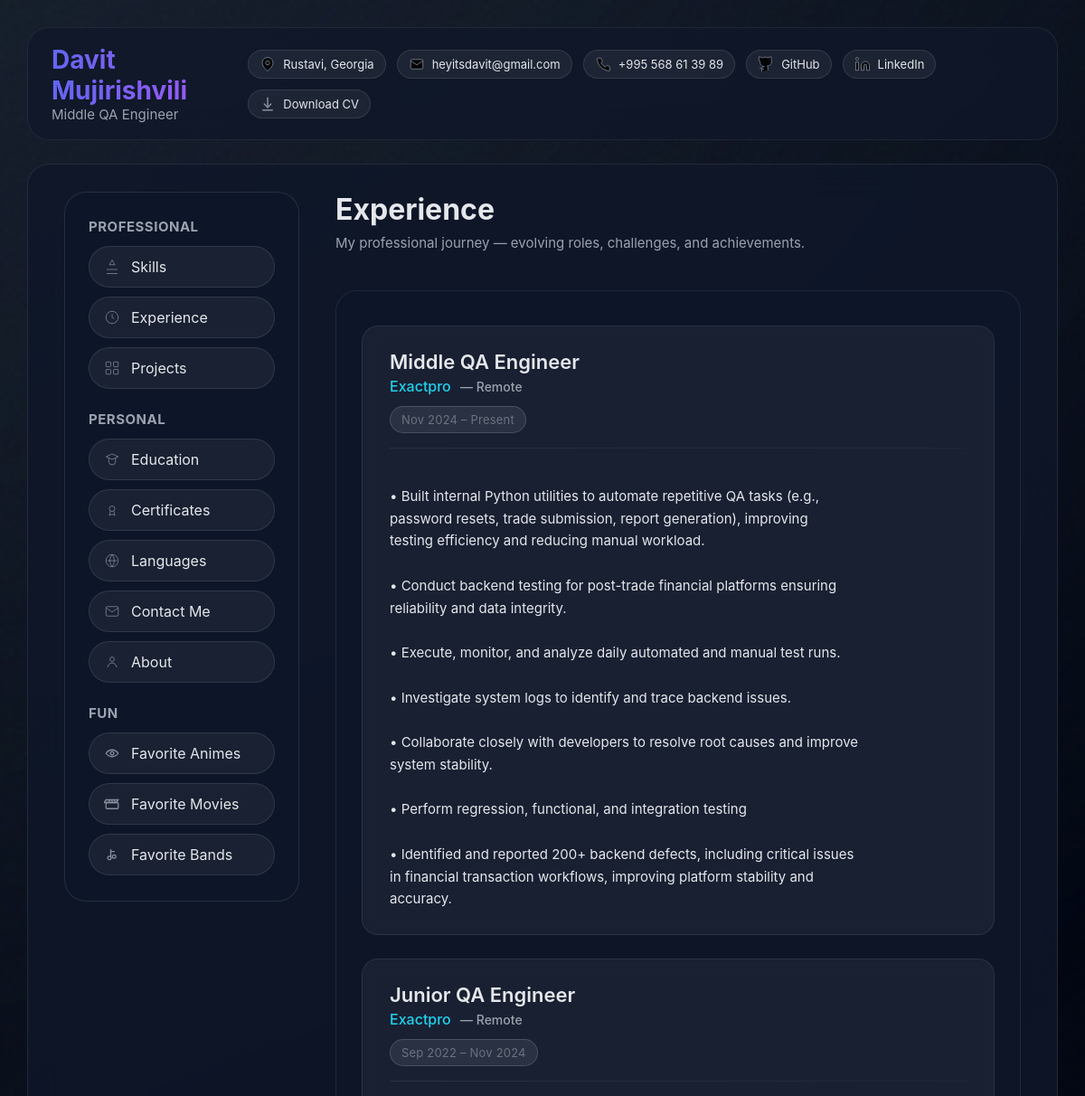
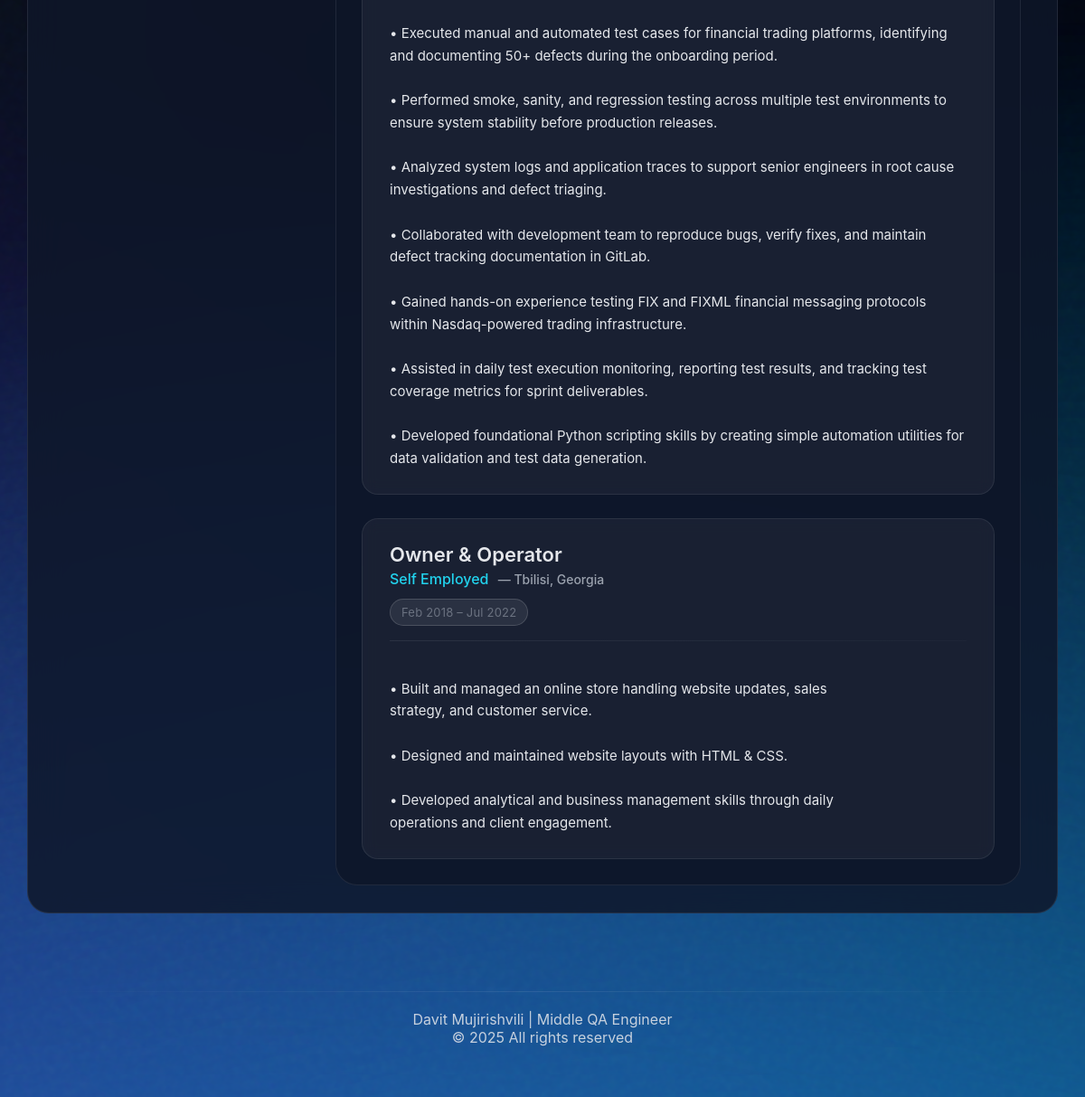
The app's page /experience/ with its own data (2 pictures, top to bottom).
### resume/models.py (models this page shows, shortened)
class Profile(models.Model):
    full_name = models.CharField(max_length=120)
    title = models.CharField(max_length=120)
    location = models.CharField(max_length=120, blank=True)
    email = models.EmailField(blank=True)
    github = models.URLField(blank=True)
    linkedin = models.URLField(blank=True)
    phone = models.CharField(max_length=50, blank=True, null=True)
    about = models.TextField(blank=True)  # <- FULL ABOUT PAGE CONTENT
    hero_heading = models.CharField(max_length=200, blank=True)
    hero_subheading = models.CharField(max_length=300, blank=True)
    hero_description = models.TextField(blank=True)
    hero_button_primary = models.CharField(max_length=100, blank=True)
    hero_button_primary_link = models.URLField(blank=True)
    hero_button_secondary = models.CharField(max_length=100, blank=True)
    hero_button_secondary_link = models.URLField(blank=True)
    hero_typing_text = models.TextField(blank=True)
    hero_highlight_1 = models.CharField(max_length=200, blank=True)
    hero_highlight_2 = models.CharField(max_length=200, blank=True)
    hero_highlight_3 = models.CharField(max_length=200, blank=True)
    stat_title_1 = models.CharField(max_length=120, blank=True)
    stat_value_1 = models.CharField(max_length=50, blank=True)
    stat_title_2 = models.CharField(max_length=120, blank=True)
    stat_value_2 = models.CharField(max_length=50, blank=True)
    stat_title_3 = models.CharField(max_length=120, blank=True)
    stat_value_3 = models.CharField(max_length=50, blank=True)
    stat_title_4 = models.CharField(max_length=120, blank=True)
    stat_value_4 = models.CharField(max_length=50, blank=True)
    photo = models.ImageField(upload_to='profile_photos/', blank=True, null=True)
    focus_now = models.CharField(max_length=120, blank=True)
    focus_next = models.CharField(max_length=120, blank=True)
    focus_later = models.CharField(max_length=120, blank=True)
    resume_pdf = models.FileField(
        upload_to="resumes/",
        blank=True,
        null=True,
        help_text="Upload your PDF resume"
    )

class Experience(models.Model):
    profile = models.ForeignKey(Profile, on_delete=models.CASCADE, related_name="experiences")
    role = models.CharField(max_length=150)
    company = models.CharField(max_length=150)
    location = models.CharField(max_length=150, blank=True)
    start_date = models.DateField()
    end_date = models.DateField(blank=True, null=True)
    description = models.TextField(blank=True)

### resume/views.py (the view)
# urls.py: path('experience/', views.experience_view, name='experience'),
def experience_view(request):
    profile = get_profile()
    return render(request, "resume/experience.html", {
        "profile": profile,
        "experiences": profile.experiences.all()
    })

### resume/views.py (called while the page is built)
def get_profile():
    return Profile.objects.first()  # your single profile

### resume/templates/resume/experience.html (shortened to what this page needs)
{% extends "resume/base.html" %}
{% block content %}
<div class="page-header">
    <div class="page-title">Experience</div>
    <div class="page-subtitle">
        My professional journey — evolving roles, challenges, and achievements.
    </div>
</div>
<div class="section">
    {% if experiences %}
        <div class="exp-wrapper">
            {% for exp in experiences %}
                <div class="exp-card">
                    <div class="exp-role">
                        {{ exp.role }}
                    </div>
                    <div class="exp-company">
                        {{ exp.company }}
                        <span class="exp-location">— {{ exp.location }}</span>
                    </div>
                    <div class="exp-date">
                        {{ exp.start_date|date:"M Y" }} –
                        {% if exp.end_date %}
                            {{ exp.end_date|date:"M Y" }}
                        {% else %}
                            Present
                        {% endif %}
                    </div>
                    <div class="exp-divider"></div>
                    <div class="exp-desc">
                        {{ exp.description|linebreaksbr }}
                    </div>
                </div>
            {% endfor %}
        </div>
    {% else %}
        <p style="color: var(--text-soft); margin-top:20px;">No experience added yet.</p>
    {% endif %}
</div>
{% endblock %}

### resume/templates/resume/base.html (shortened to what this page needs)
<!DOCTYPE html>
<html lang="en">
<head>
    {% load static %}
</head>
<body>
<div class="noise"></div>
<header class="top-header">
    <div class="top-header-left">
        <div class="top-name">{{ profile.full_name }}</div>
        <div class="top-role">{{ profile.title }}</div>
    </div>
    <div class="top-header-right">
        {% if profile.location %}
        <div class="top-chip">
            <svg class="chip-icon" viewBox="0 0 24 24">
                <path d="M12 22s8-6 8-12a8 8 0 1 0-16 0c0 6 8 12 8 12z"/>
                <circle cx="12" cy="10" r="3"/>
            </svg>
            {{ profile.location }}
        </div>
        {% endif %}
        {% if profile.email %}
        <a class="top-chip" href="mailto:{{ profile.email }}">
            <svg class="chip-icon" viewBox="0 0 24 24">
                <rect x="3" y="5" width="18" height="14" rx="2"/>
                <polyline points="3 7 12 13 21 7"/>
            </svg>
            {{ profile.email }}
        </a>
        {% endif %}
        {% if profile.phone %}
        <div class="top-chip">
            <svg class="chip-icon" viewBox="0 0 24 24">
                <path d="M22 16.92v3a2 2 0 0 1-2.18 2A19.8 19.8 0 0 1 3 5.18 2 2 0 0 1 5 3h3a2 2 0 0 1 2 1.72c.12.82.35 1.6.7 2.34a2 2 0 0 1-.45 2.3L9 10a16 16 0 0 0 6 6l1.64-1.25a2 2 0 0 1 2.3-.45c.74.35 1.52.58 2.34.7A2 2 0 0 1 22 16.92z"/>
            </svg>
            {{ profile.phone }}
        </div>
        {% endif %}
        {% if profile.github %}
        <a class="top-chip" href="{{ profile.github }}" target="_blank" rel="noopener noreferrer">
            GitHub
        </a>
        {% endif %}
        {% if profile.linkedin %}
        <a class="top-chip" href="{{ profile.linkedin }}" target="_blank" rel="noopener noreferrer">
            <svg class="chip-icon" viewBox="0 0 24 24">
                <path d="M16 8a6 6 0 0 1 6 6v7h-4v-7a2 2 0 0 0-4 0v7h-4v-7a6 6 0 0 1 6-6z"/>
                <rect x="2" y="9" width="4" height="12"/>
                <circle cx="4" cy="4" r="2"/>
            </svg>
            LinkedIn
        </a>
        {% endif %}
        {% if profile.resume_pdf %}
        <a class="top-chip" href="{{ profile.resume_pdf.url }}" target="_blank" download>
            <svg class="chip-icon" viewBox="0 0 24 24" fill="none" stroke="currentColor">
                <path d="M12 3v14" stroke-width="2" stroke-linecap="round"/>
                <path d="M7 12l5 5 5-5" stroke-width="2" stroke-linecap="round"/>
                <path d="M5 21h14" stroke-width="2" stroke-linecap="round"/>
            </svg>
            Download CV
        </a>
{% endif %}
    </div>
</header>
<div class="container">
    <aside class="sidebar">
        <div class="card">
            <div class="nav-title">Professional</div>
            <nav class="nav-list">
                <a class="nav-item" href="{% url 'skills' %}">
                    <svg class="nav-icon" viewBox="0 0 24 24" fill="none" stroke="currentColor">
                        <path d="M12 2l4 7H8l4-7zM4 22h16M4 16h16" />
                    </svg>
                    <span>Skills</span>
                </a>
                <a class="nav-item" href="{% url 'experience' %}">
                    <svg class="nav-icon" viewBox="0 0 24 24" fill="none" stroke="currentColor">
                        <circle cx="12" cy="12" r="9" />
                        <path d="M12 7v5l3 2" />
                    </svg>
                    <span>Experience</span>
                </a>
                <a class="nav-item" href="{% url 'projects' %}">
                    <svg class="nav-icon" viewBox="0 0 24 24" fill="none" stroke="currentColor">
                        <rect x="3" y="3" width="7" height="7" rx="1" />
                        <rect x="14" y="3" width="7" height="7" rx="1" />
                        <rect x="14" y="14" width="7" height="7" rx="1" />
                        <rect x="3" y="14" width="7" height="7" rx="1" />
                    </svg>
                    <span>Projects</span>
                </a>
            </nav>
            <div class="nav-title" style="margin-top:24px;">Personal</div>
            <nav class="nav-list">
                <a class="nav-item" href="{% url 'education' %}">
                    <svg class="nav-icon" viewBox="0 0 24 24" fill="none" stroke="currentColor">
                        <path d="M3 8l9-4 9 4-9 4-9-4z" />
                        <path d="M7 10v5a5 5 0 0 0 10 0v-5" />
                    </svg>
                    <span>Education</span>
                </a>
                <a class="nav-item" href="{% url 'certificates' %}">
                    <svg class="nav-icon" viewBox="0 0 24 24" fill="none" stroke="currentColor">
                        <circle cx="12" cy="10" r="4" />
                        <path d="M9.5 13.5L8 20l4-2 4 2-1.5-6.5" />
                    </svg>
                    <span>Certificates</span>
                </a>
                <a class="nav-item" href="{% url 'languages' %}">
                    <svg class="nav-icon" viewBox="0 0 24 24" fill="none" stroke="currentColor">
                        <circle cx="12" cy="12" r="9" />
                        <path d="M5 12h14" />
                        <path d="M12 3a14 14 0 0 1 0 18" />
                        <path d="M12 3a14 14 0 0 0 0 18" />
                    </svg>
                    <span>Languages</span>
                </a>
                <a class="nav-item" href="{% url 'contact' %}">
                    <svg class="nav-icon" viewBox="0 0 24 24" fill="none" stroke="currentColor">
                        <rect x="3" y="5" width="18" height="14" rx="2" />
                        <path d="M3 7l9 6 9-6" />
                    </svg>
                    <span>Contact Me</span>
                </a>
                <a class="nav-item" href="{% url 'about' %}">
                    <svg class="nav-icon" viewBox="0 0 24 24" fill="none" stroke="currentColor">
                        <circle cx="12" cy="8" r="3.2" />
                        <path d="M5.5 20a6.5 6.5 0 0 1 13 0" />
                    </svg>
                    <span>About</span>
                </a>
            </nav>
            <div class="nav-title" style="margin-top:24px;">Fun</div>
            <nav class="nav-list">
                <a class="nav-item" href="{% url 'animes' %}">
                    <svg class="nav-icon" viewBox="0 0 24 24" fill="none" stroke="currentColor">
                    <path d="M3 12s3.5-5 9-5 9 5 9 5-3.5 5-9 5-9-5-9-5z" stroke-width="1.7"/>
                    <circle cx="12" cy="12" r="2.5" stroke-width="1.7"/>
                </svg>
                    <span>Favorite Animes</span>
                </a>
                <a class="nav-item" href="{% url 'movies' %}">
                    <span>Favorite Movies</span>
                </a>
                <a class="nav-item" href="{% url 'bands' %}">
                    <span>Favorite Bands</span>
                </a>
            </nav>
        </div>
    </aside>
    <main class="content">
        {% block content %}
        {% endblock %}
    </main>
</div>
<footer class="site-footer">
    <div class="footer-inner">
        <div class="footer-name">Davit Mujirishvili | Middle QA Engineer</div>
        <div class="footer-copy">© 2025 All rights reserved</div>
    </div>
</footer>
</body>
</html>

### resume/templates/resume/experience.html (style rules this page uses)
.exp-wrapper { display: flex; flex-direction: column; gap: 26px; margin-top: 10px; }
.exp-card { background: rgba(255,255,255,0.05); border: 1px solid rgba(255,255,255,0.08); padding: 26px 30px; border-radius: 18px; backdrop-filter: blur(8px); transition: .25s ease; }
.exp-role { font-size: 22px; font-weight: 600; margin-bottom: 4px; color: var(--text-main); }
.exp-company { font-size: 16px; color: var(--accent-3); font-weight: 500; margin-bottom: 4px; }
.exp-location { font-size: 14px; color: var(--text-muted); margin-left: 6px; }
.exp-date { display: inline-block; margin-top: 8px; padding: 6px 12px; font-size: 13px; border-radius: var(--radius-pill); background: rgba(255,255,255,0.08); border: 1px solid rgba(255,255,255,0.15); color: var(--text-soft); letter-spacing: .2px; }
.exp-divider { width: 100%; height: 1px; background: linear-gradient(90deg, rgba(255,255,255,0.08), rgba(255,255,255,0.02)); margin: 16px 0; }
.exp-desc { font-size: 15px; line-height: 1.65; color: var(--text-main); white-space: pre-line; margin-top: 4px; }

### records on screen
Profile: title "Middle QA Engineer", location "Rustavi, Georgia", email "heyitsdavit@gmail.com", phone "+995 568 61 39 89"
Experience: role "Middle QA Engineer", company "Exactpro", location "Remote", start_date "Nov 2024", shows "Present", description "• Built internal Python utilities to automate repetitive QA tasks (e.g., password resets, trade submission, report generation), improving testing efficiency and reducing manual workload. • Conduct backend testing for post-trade financial platforms ensuring reliability and data integrity. • Execute, monitor, and analyze daily automated and manual test runs. • Investigate system logs to identify and trace backend issues. • Collaborate closely with developers to resolve root causes and improve system stability. • Perform regression, functional, and integration testing • Identified and reported 200+ backend defects, including critical issues in financial transaction workflows, improving…"
Experience: role "Junior QA Engineer", company "Exactpro", location "Remote", start_date "Sep 2022", end_date "Nov 2024", description "• Executed manual and automated test cases for financial trading platforms, identifying and documenting 50+ defects during the onboarding period. • Performed smoke, sanity, and regression testing across multiple test environments to ensure system stability before production releases. • Analyzed system logs and application traces to support senior engineers in root cause investigations and defect triaging. • Collaborated with development team to reproduce bugs, verify fixes, and maintain defect tracking documentation in GitLab. • Gained hands-on experience testing FIX and FIXML financial messaging protocols within Nasdaq-powered trading infrastructure. • Assisted in daily test execution…"
Experience: role "Owner & Operator", company "Self Employed", location "Tbilisi, Georgia", start_date "Feb 2018", end_date "Jul 2022", description "• Built and managed an online store handling website updates, sales strategy, and customer service. • Designed and maintained website layouts with HTML & CSS. • Developed analytical and business management skills through daily operations and client engagement."
